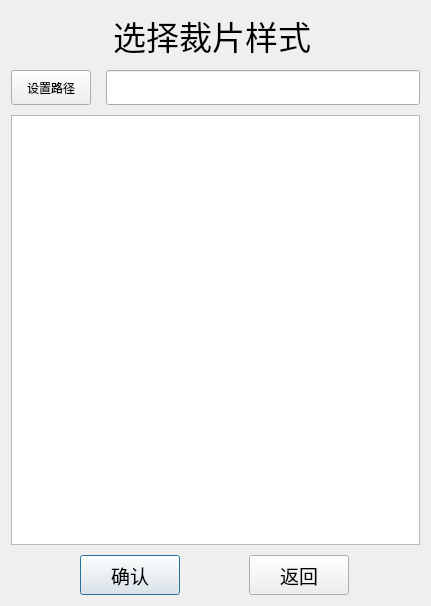
<?xml version="1.0" encoding="UTF-8"?>
<ui version="4.0">
 <class>ChooseStyleDialog</class>
 <widget class="QDialog" name="ChooseStyleDialog">
  <property name="geometry">
   <rect>
    <x>0</x>
    <y>0</y>
    <width>431</width>
    <height>606</height>
   </rect>
  </property>
  <property name="windowTitle">
   <string>ChooseStyleDialog</string>
  </property>
  <layout class="QGridLayout" name="gridLayout">
   <property name="verticalSpacing">
    <number>10</number>
   </property>
   <item row="0" column="0">
    <layout class="QHBoxLayout" name="horizontalLayout_2" stretch="2,6">
     <item>
      <widget class="QLabel" name="icon_label">
       <property name="text">
        <string/>
       </property>
      </widget>
     </item>
     <item>
      <widget class="QLabel" name="title_label">
       <property name="font">
        <font>
         <pointsize>25</pointsize>
        </font>
       </property>
       <property name="text">
        <string>选择裁片样式</string>
       </property>
      </widget>
     </item>
    </layout>
   </item>
   <item row="3" column="0">
    <layout class="QGridLayout" name="gridLayout_7">
     <item row="0" column="0">
      <widget class="WaterZoomButton" name="confirm_btn">
       <property name="sizePolicy">
        <sizepolicy hsizetype="Fixed" vsizetype="Fixed">
         <horstretch>0</horstretch>
         <verstretch>0</verstretch>
        </sizepolicy>
       </property>
       <property name="minimumSize">
        <size>
         <width>100</width>
         <height>40</height>
        </size>
       </property>
       <property name="font">
        <font>
         <pointsize>14</pointsize>
         <weight>50</weight>
         <bold>false</bold>
        </font>
       </property>
       <property name="text">
        <string>确认</string>
       </property>
       <property name="icon">
        <iconset resource="../resource/hmi.qrc">
         <normaloff>:/m_icon/icon/accept.svg</normaloff>:/m_icon/icon/accept.svg</iconset>
       </property>
       <property name="iconSize">
        <size>
         <width>25</width>
         <height>25</height>
        </size>
       </property>
      </widget>
     </item>
     <item row="0" column="1">
      <widget class="WaterZoomButton" name="return_btn">
       <property name="sizePolicy">
        <sizepolicy hsizetype="Fixed" vsizetype="Fixed">
         <horstretch>0</horstretch>
         <verstretch>0</verstretch>
        </sizepolicy>
       </property>
       <property name="minimumSize">
        <size>
         <width>100</width>
         <height>40</height>
        </size>
       </property>
       <property name="font">
        <font>
         <pointsize>14</pointsize>
         <weight>50</weight>
         <bold>false</bold>
        </font>
       </property>
       <property name="text">
        <string>返回</string>
       </property>
       <property name="icon">
        <iconset resource="../resource/hmi.qrc">
         <normaloff>:/m_icon/icon/cancel.svg</normaloff>:/m_icon/icon/cancel.svg</iconset>
       </property>
       <property name="iconSize">
        <size>
         <width>25</width>
         <height>25</height>
        </size>
       </property>
      </widget>
     </item>
    </layout>
   </item>
   <item row="1" column="0">
    <layout class="QHBoxLayout" name="horizontalLayout" stretch="0,10">
     <property name="spacing">
      <number>15</number>
     </property>
     <item>
      <widget class="WaterZoomButton" name="style_path_btn">
       <property name="minimumSize">
        <size>
         <width>0</width>
         <height>35</height>
        </size>
       </property>
       <property name="text">
        <string>设置路径</string>
       </property>
      </widget>
     </item>
     <item>
      <widget class="QLineEdit" name="style_path_line_edit">
       <property name="minimumSize">
        <size>
         <width>200</width>
         <height>35</height>
        </size>
       </property>
      </widget>
     </item>
    </layout>
   </item>
   <item row="2" column="0">
    <widget class="QListView" name="style_file_list_view">
     <property name="contextMenuPolicy">
      <enum>Qt::CustomContextMenu</enum>
     </property>
    </widget>
   </item>
  </layout>
 </widget>
 <customwidgets>
  <customwidget>
   <class>WaterZoomButton</class>
   <extends>QPushButton</extends>
   <header>syt_btn/waterzoombutton.h</header>
  </customwidget>
 </customwidgets>
 <resources>
  <include location="../resource/hmi.qrc"/>
 </resources>
 <connections/>
</ui>
